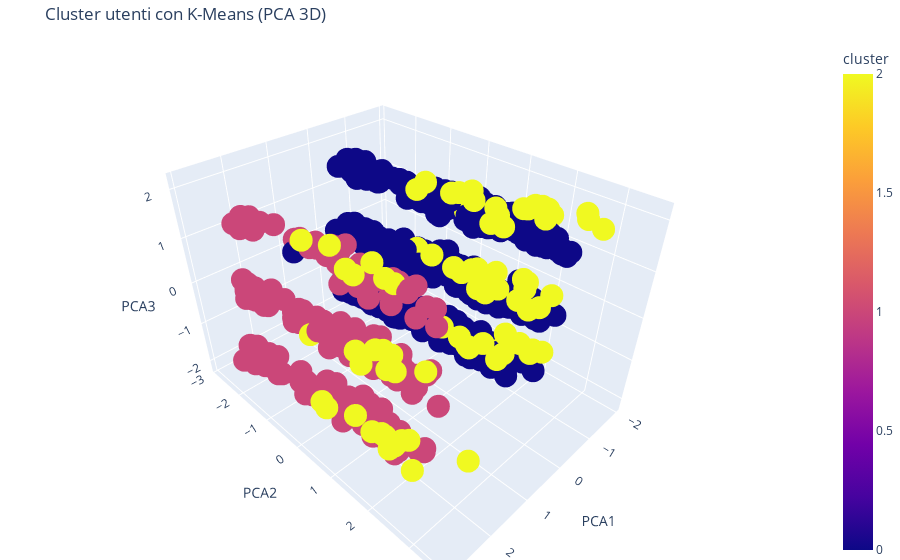

Notebook cell for this chart:
### Code cell
import plotly.express as px


fig = px.scatter_3d(
    user,
    x='PCA1',
    y='PCA2',
    z='PCA3',
    color='cluster',
    title='Cluster utenti con K-Means (PCA 3D)',
    labels={'PCA1': 'PCA1', 'PCA2': 'PCA2', 'PCA3': 'PCA3'}
)

fig.update_layout(
    margin=dict(l=0, r=0, b=0, t=40),
    legend_title_text='Cluster'
)

fig.show()

### Figure 1 — Plotly figure (JSON) as saved in the notebook; plotly's stock layout.template omitted (floating-point values rounded to 4 significant figures; data arrays with more than 128 entries replaced by an {"elided": "..."} marker saying what was removed)
{"data": [{"hovertemplate": "PCA1=%{x}<br>PCA2=%{y}<br>PCA3=%{z}<br>cluster=%{marker.color}<extra></extra>", "legendgroup": "", "marker": {"color": {"elided": "943 int values"}, "coloraxis": "coloraxis", "symbol": "circle"}, "mode": "markers", "name": "", "scene": "scene", "showlegend": false, "type": "scatter3d", "x": {"elided": "943 float values"}, "y": {"elided": "943 float values"}, "z": {"elided": "943 float values"}}], "layout": {"coloraxis": {"colorbar": {"title": {"text": "cluster"}}, "colorscale": [[0, "#0d0887"], [0.1111, "#46039f"], [0.2222, "#7201a8"], [0.3333, "#9c179e"], [0.4444, "#bd3786"], [0.5556, "#d8576b"], [0.6667, "#ed7953"], [0.7778, "#fb9f3a"], [0.8889, "#fdca26"], [1, "#f0f921"]]}, "legend": {"title": {"text": "Cluster"}, "tracegroupgap": 0}, "margin": {"b": 0, "l": 0, "r": 0, "t": 40}, "scene": {"domain": {"x": [0, 1], "y": [0, 1]}, "xaxis": {"title": {"text": "PCA1"}}, "yaxis": {"title": {"text": "PCA2"}}, "zaxis": {"title": {"text": "PCA3"}}}, "title": {"text": "Cluster utenti con K-Means (PCA 3D)"}}}
